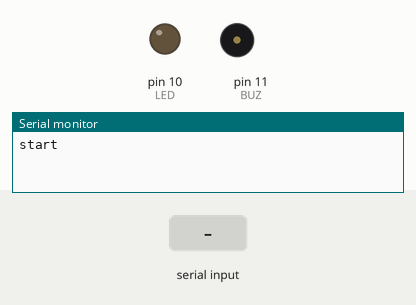
Recording of a sketch running on a simulated Arduino Uno, built with avr-gcc and run on an emulated ATmega328P. Parts: output pins drawn as LEDs (lit = HIGH), buzzer (waves = sounding, pin HIGH), the last lines printed to the serial monitor. Inputs (shaded band) come from the test bench.

Above: at 1.2 s.
1.3 s: "L" received over Serial
At 2.1 s:
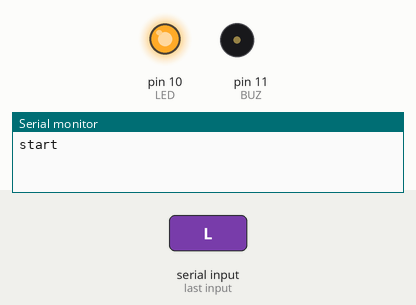
3.8 s: "B" received over Serial
At 4.6 s:
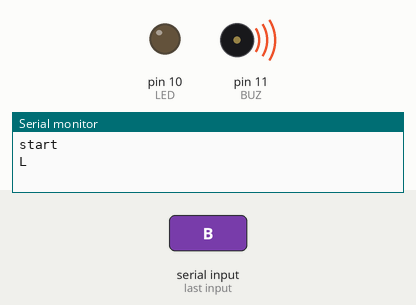
Timing chart, 0 to 6.8 s (numbered marks = the images above; inputs shaded):
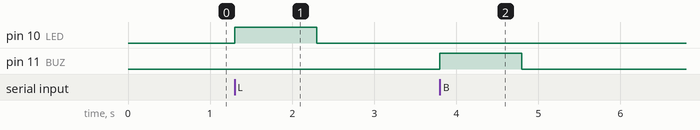

The sketch:

Serial_LED_Buzzer_1Sec.ino
```cpp
#define LED 10
#define BUZ 11

void setup(){
  Serial.begin(9600);
  Serial.println("start");

  pinMode(LED, OUTPUT);
  pinMode(BUZ, OUTPUT);
}

void loop(){
  char d45;

  if(Serial.available()){
    d45=Serial.read();

    if(d45=='L'){
      digitalWrite(LED, HIGH);
      delay(1000);
      digitalWrite(LED, LOW);
    }

    if(d45=='B'){
      digitalWrite(BUZ, HIGH);
      delay(1000);
      digitalWrite(BUZ, LOW);
    }
    Serial.println(d45);
  }
}
```

Measured:
- after the input at 1.3 s, pin 10 (LED): LOW → HIGH at once, → LOW 1.0 s later
- after the input at 3.8 s, pin 11 (BUZ): LOW → HIGH at once, → LOW 1.0 s later
